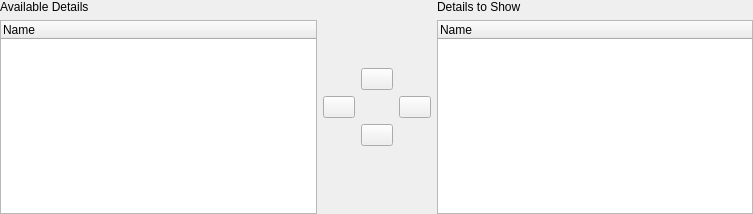
<?xml version="1.0" encoding="UTF-8"?>
<ui version="4.0">
 <class>DetailKeysWidget</class>
 <widget class="QWidget" name="DetailKeysWidget">
  <property name="geometry">
   <rect>
    <x>0</x>
    <y>0</y>
    <width>753</width>
    <height>214</height>
   </rect>
  </property>
  <property name="sizePolicy">
   <sizepolicy hsizetype="MinimumExpanding" vsizetype="MinimumExpanding">
    <horstretch>0</horstretch>
    <verstretch>0</verstretch>
   </sizepolicy>
  </property>
  <property name="minimumSize">
   <size>
    <width>0</width>
    <height>0</height>
   </size>
  </property>
  <layout class="QHBoxLayout" name="horizontalLayout">
   <property name="margin">
    <number>0</number>
   </property>
   <item>
    <layout class="QVBoxLayout" name="verticalLayout">
     <item>
      <widget class="QLabel" name="label">
       <property name="text">
        <string>Available Details</string>
       </property>
      </widget>
     </item>
     <item>
      <widget class="QTreeWidget" name="availDetails">
       <property name="sizePolicy">
        <sizepolicy hsizetype="MinimumExpanding" vsizetype="Expanding">
         <horstretch>0</horstretch>
         <verstretch>0</verstretch>
        </sizepolicy>
       </property>
       <property name="minimumSize">
        <size>
         <width>100</width>
         <height>80</height>
        </size>
       </property>
       <property name="showDropIndicator" stdset="0">
        <bool>false</bool>
       </property>
       <property name="selectionMode">
        <enum>QAbstractItemView::ExtendedSelection</enum>
       </property>
       <property name="rootIsDecorated">
        <bool>false</bool>
       </property>
       <property name="uniformRowHeights">
        <bool>true</bool>
       </property>
       <property name="itemsExpandable">
        <bool>false</bool>
       </property>
       <property name="allColumnsShowFocus">
        <bool>true</bool>
       </property>
       <property name="columnCount">
        <number>1</number>
       </property>
       <attribute name="headerDefaultSectionSize">
        <number>100</number>
       </attribute>
       <column>
        <property name="text">
         <string comment="title of a table's column">Name</string>
        </property>
       </column>
      </widget>
     </item>
    </layout>
   </item>
   <item>
    <layout class="QGridLayout" name="gridLayout">
     <item row="0" column="1">
      <spacer name="verticalSpacer">
       <property name="orientation">
        <enum>Qt::Vertical</enum>
       </property>
       <property name="sizeHint" stdset="0">
        <size>
         <width>20</width>
         <height>0</height>
        </size>
       </property>
      </spacer>
     </item>
     <item row="1" column="1">
      <widget class="KPushButton" name="arrowUp">
       <property name="sizePolicy">
        <sizepolicy hsizetype="Fixed" vsizetype="Fixed">
         <horstretch>0</horstretch>
         <verstretch>0</verstretch>
        </sizepolicy>
       </property>
       <property name="maximumSize">
        <size>
         <width>32</width>
         <height>32</height>
        </size>
       </property>
      </widget>
     </item>
     <item row="2" column="0">
      <widget class="KPushButton" name="arrowLeft">
       <property name="sizePolicy">
        <sizepolicy hsizetype="Fixed" vsizetype="Fixed">
         <horstretch>0</horstretch>
         <verstretch>0</verstretch>
        </sizepolicy>
       </property>
       <property name="maximumSize">
        <size>
         <width>32</width>
         <height>32</height>
        </size>
       </property>
      </widget>
     </item>
     <item row="2" column="2">
      <widget class="KPushButton" name="arrowRight">
       <property name="sizePolicy">
        <sizepolicy hsizetype="Fixed" vsizetype="Fixed">
         <horstretch>0</horstretch>
         <verstretch>0</verstretch>
        </sizepolicy>
       </property>
       <property name="maximumSize">
        <size>
         <width>32</width>
         <height>32</height>
        </size>
       </property>
      </widget>
     </item>
     <item row="3" column="1">
      <widget class="KPushButton" name="arrowDown">
       <property name="sizePolicy">
        <sizepolicy hsizetype="Fixed" vsizetype="Fixed">
         <horstretch>0</horstretch>
         <verstretch>0</verstretch>
        </sizepolicy>
       </property>
       <property name="maximumSize">
        <size>
         <width>32</width>
         <height>32</height>
        </size>
       </property>
      </widget>
     </item>
     <item row="4" column="1">
      <spacer name="verticalSpacer_2">
       <property name="orientation">
        <enum>Qt::Vertical</enum>
       </property>
       <property name="sizeHint" stdset="0">
        <size>
         <width>20</width>
         <height>0</height>
        </size>
       </property>
      </spacer>
     </item>
    </layout>
   </item>
   <item>
    <layout class="QVBoxLayout" name="verticalLayout_2">
     <item>
      <widget class="QLabel" name="label_2">
       <property name="text">
        <string>Details to Show</string>
       </property>
       <property name="wordWrap">
        <bool>true</bool>
       </property>
      </widget>
     </item>
     <item>
      <widget class="QTreeWidget" name="currentDetails">
       <property name="sizePolicy">
        <sizepolicy hsizetype="MinimumExpanding" vsizetype="Expanding">
         <horstretch>0</horstretch>
         <verstretch>0</verstretch>
        </sizepolicy>
       </property>
       <property name="minimumSize">
        <size>
         <width>100</width>
         <height>80</height>
        </size>
       </property>
       <property name="showDropIndicator" stdset="0">
        <bool>false</bool>
       </property>
       <property name="selectionMode">
        <enum>QAbstractItemView::ExtendedSelection</enum>
       </property>
       <property name="rootIsDecorated">
        <bool>false</bool>
       </property>
       <property name="uniformRowHeights">
        <bool>true</bool>
       </property>
       <property name="itemsExpandable">
        <bool>false</bool>
       </property>
       <property name="allColumnsShowFocus">
        <bool>true</bool>
       </property>
       <property name="columnCount">
        <number>1</number>
       </property>
       <attribute name="headerDefaultSectionSize">
        <number>100</number>
       </attribute>
       <column>
        <property name="text">
         <string comment="title of a table's column">Name</string>
        </property>
       </column>
      </widget>
     </item>
    </layout>
   </item>
  </layout>
 </widget>
 <customwidgets>
  <customwidget>
   <class>KPushButton</class>
   <extends>QPushButton</extends>
   <header>kpushbutton.h</header>
  </customwidget>
 </customwidgets>
 <resources/>
 <connections/>
</ui>
